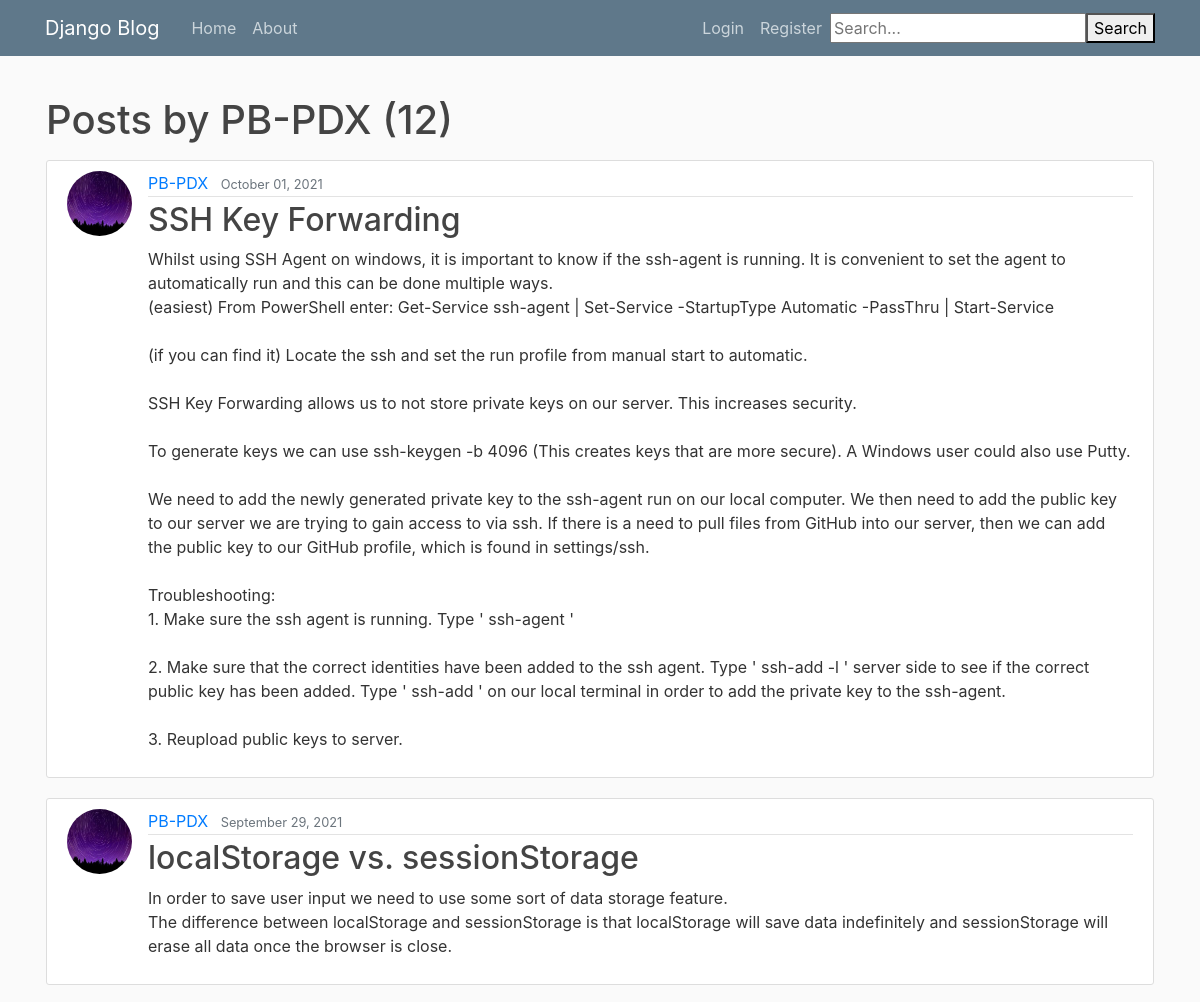
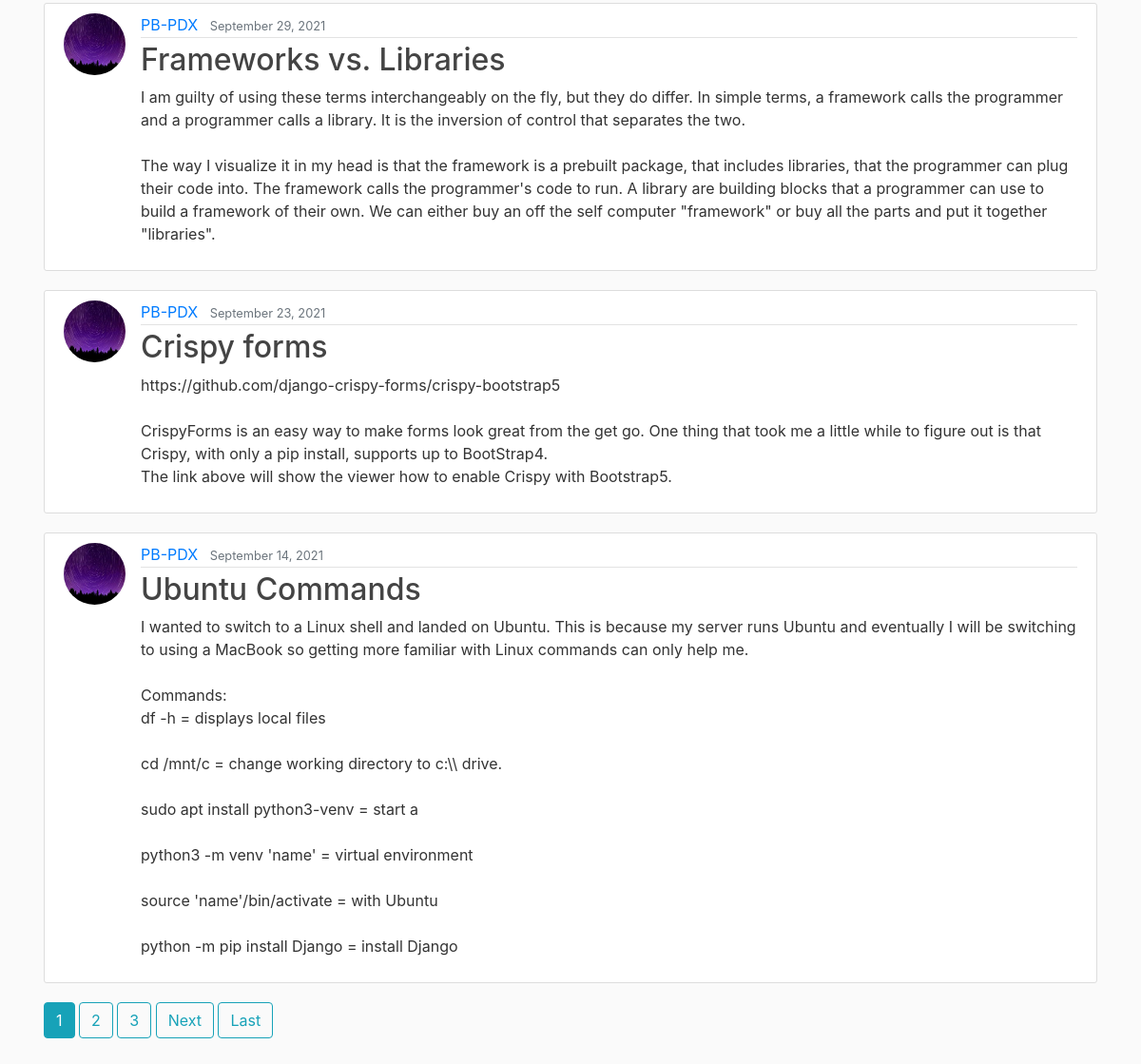
Page /user/PB-PDX on the committed database (2 pictures, top to bottom).
### blog/models.py (models this page shows, shortened)
class Post(models.Model):
    title = models.CharField(max_length=100)
    content = models.TextField()
    date_posted = models.DateTimeField(default=timezone.now)
    author = models.ForeignKey(User, on_delete=models.CASCADE)

### users/models.py (models this page shows, shortened)
class Profile(models.Model):
    user = models.OneToOneField(User, on_delete=models.CASCADE)
    image = models.ImageField(default='default.jpg', upload_to='profile_pics')

### blog/views.py (the view)
# urls.py: path('user/<str:username>', UserPostListView.as_view(), name='user-posts'),
class UserPostListView(ListView):
    model = Post
    template_name = 'blog/user_posts.html'  # <app>/<model>_<viewtype>.html
    context_object_name = 'posts'
    paginate_by = 5
    def get_queryset(self):
        user = get_object_or_404(User, username=self.kwargs.get('username'))
        return Post.objects.filter(author=user).order_by('-date_posted')

### blog/templates/blog/user_posts.html (shortened to what this page needs)
{% extends "blog/base.html" %}
{% block content %}
    <h1 class="mb-3">Posts by {{ view.kwargs.username }} ({{ page_obj.paginator.count }})</h1>
    {% for post in posts %}
        <article class="media content-section">
          <img class="rounded-circle article-img" src="{{ post.author.profile.image.url }}">
          <div class="media-body">
            <div class="article-metadata">
              <a class="mr-2" href="{% url 'user-posts' post.author.username %}">{{ post.author }}</a>
              <small class="text-muted">{{ post.date_posted|date:"F d, Y" }}</small>
            </div>
            <h2><a class="article-title" href="{% url 'post-detail' post.id %}">{{ post.title }}</a></h2>
            <p class="article-content">{{ post.content }}</p>
          </div>
        </article>
    {% endfor %}
    {% if is_paginated %}
      {% for num in page_obj.paginator.page_range %}
        {% if page_obj.number == num %}
          <a class="btn btn-info mb-4" href="?page={{ num }}">{{ num }}</a>
        {% elif num > page_obj.number|add:'-3' and num < page_obj.number|add:'3' %}
          <a class="btn btn-outline-info mb-4" href="?page={{ num }}">{{ num }}</a>
        {% endif %}
      {% endfor %}
      {% if page_obj.has_next %}
        <a class="btn btn-outline-info mb-4" href="?page={{ page_obj.next_page_number }}">Next</a>
        <a class="btn btn-outline-info mb-4" href="?page={{ page_obj.paginator.num_pages }}">Last</a>
      {% endif %}
    {% endif %}
{% endblock content %}

### blog/static/blog/main.css (style rules this page uses)
body { background: #fafafa; color: #333333; margin-top: 5rem; }
h1, h2, h3, h4, h5, h6 { color: #444444; }
.content-section { background: #ffffff; padding: 10px 20px; border: 1px solid #dddddd; border-radius: 3px; margin-bottom: 20px; }
.article-title { color: #444444; }
.article-content { white-space: pre-line; }
.article-img { height: 65px; width: 65px; margin-right: 16px; }
.article-metadata { padding-bottom: 1px; margin-bottom: 4px; border-bottom: 1px solid #e3e3e3 }

### rows in the picture
Post: author.profile.image (picture), author "PB-PDX", date_posted "October 01, 2021", title "SSH Key Forwarding", content "Whilst using SSH Agent on windows, it is important to know if the ssh-agent is running. It is convenient to set the agent to automatically run and this can be done multiple ways. (easiest) From PowerShell enter: Get-Service ssh-agent | Set-Service -StartupType Automatic -PassThru | Start-Service (if you can find it) Locate the ssh and set the run profile from manual start to automatic. SSH Key Forwarding allows us to not store private keys on our server. This increases security. To generate keys we can use ssh-keygen -b 4096 (This creates keys that are more secure). A Windows user could also use Putty. We need to add the newly generated private key to the ssh-agent run on our local…"
Post: author.profile.image (picture), author "PB-PDX", date_posted "September 29, 2021", title "localStorage vs. sessionStorage", content "In order to save user input we need to use some sort of data storage feature. The difference between localStorage and sessionStorage is that localStorage will save data indefinitely and sessionStorage will erase all data once the browser is close."
Post: author.profile.image (picture), author "PB-PDX", date_posted "September 29, 2021", title "Frameworks vs. Libraries", content "I am guilty of using these terms interchangeably on the fly, but they do differ. In simple terms, a framework calls the programmer and a programmer calls a library. It is the inversion of control that separates the two. The way I visualize it in my head is that the framework is a prebuilt package, that includes libraries, that the programmer can plug their code into. The framework calls the programmer's code to run. A library are building blocks that a programmer can use to build a framework of their own. We can either buy an off the self computer \"framework\" or buy all the parts and put it together \"libraries\"."
Post: author.profile.image (picture), author "PB-PDX", date_posted "September 23, 2021", title "Crispy forms", content "https://github.com/django-crispy-forms/crispy-bootstrap5 CrispyForms is an easy way to make forms look great from the get go. One thing that took me a little while to figure out is that Crispy, with only a pip install, supports up to BootStrap4. The link above will show the viewer how to enable Crispy with Bootstrap5."
Post: author.profile.image (picture), author "PB-PDX", date_posted "September 14, 2021", title "Ubuntu Commands", content "I wanted to switch to a Linux shell and landed on Ubuntu. This is because my server runs Ubuntu and eventually I will be switching to using a MacBook so getting more familiar with Linux commands can only help me. Commands: df -h = displays local files cd /mnt/c = change working directory to c:\\\\ drive. sudo apt install python3-venv = start a python3 -m venv 'name' = virtual environment source 'name'/bin/activate = with Ubuntu python -m pip install Django = install Django"

### other values in the picture
{{ view.kwargs.username }} "PB-PDX"
{{ page_obj.paginator.count }} "12"
{{ num }} "1"
{{ num }} "2" "3"
